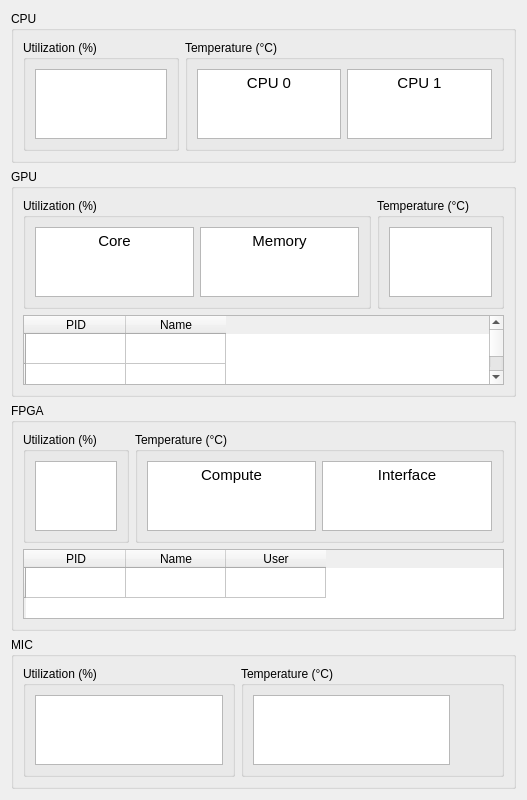
<?xml version="1.0" encoding="UTF-8"?>
<ui version="4.0">
 <class>QMSMSystemOverview</class>
 <widget class="QWidget" name="QMSMSystemOverview">
  <property name="geometry">
   <rect>
    <x>0</x>
    <y>0</y>
    <width>527</width>
    <height>794</height>
   </rect>
  </property>
  <property name="windowTitle">
   <string>System Overview</string>
  </property>
  <layout class="QVBoxLayout" name="verticalLayout_5">
   <item>
    <widget class="QGroupBox" name="groupBox_cpu">
     <property name="title">
      <string>CPU</string>
     </property>
     <layout class="QVBoxLayout" name="verticalLayout_2">
      <item>
       <layout class="QHBoxLayout" name="horizontalLayout_6">
        <item>
         <widget class="QGroupBox" name="groupBox_cpu_util">
          <property name="title">
           <string>Utilization (%)</string>
          </property>
          <layout class="QHBoxLayout" name="horizontalLayout">
           <item>
            <widget class="QTextEdit" name="textEdit_cpu_util">
             <property name="readOnly">
              <bool>true</bool>
             </property>
            </widget>
           </item>
           <item>
            <spacer name="horizontalSpacer_2">
             <property name="orientation">
              <enum>Qt::Horizontal</enum>
             </property>
             <property name="sizeHint" stdset="0">
              <size>
               <width>100</width>
               <height>20</height>
              </size>
             </property>
            </spacer>
           </item>
          </layout>
         </widget>
        </item>
        <item>
         <widget class="QGroupBox" name="groupBox_cpu_temp">
          <property name="title">
           <string>Temperature (°C)</string>
          </property>
          <layout class="QHBoxLayout" name="horizontalLayout_3">
           <item>
            <widget class="QTextEdit" name="textEdit_cpu_temp0">
             <property name="readOnly">
              <bool>true</bool>
             </property>
             <property name="html">
              <string>&lt;!DOCTYPE HTML PUBLIC &quot;-//W3C//DTD HTML 4.0//EN&quot; &quot;http://www.w3.org/TR/REC-html40/strict.dtd&quot;&gt;
&lt;html&gt;&lt;head&gt;&lt;meta name=&quot;qrichtext&quot; content=&quot;1&quot; /&gt;&lt;style type=&quot;text/css&quot;&gt;
p, li { white-space: pre-wrap; }
&lt;/style&gt;&lt;/head&gt;&lt;body style=&quot; font-family:'Cantarell'; font-size:11pt; font-weight:400; font-style:normal;&quot;&gt;
&lt;p align=&quot;center&quot; style=&quot; margin-top:0px; margin-bottom:0px; margin-left:0px; margin-right:0px; -qt-block-indent:0; text-indent:0px;&quot;&gt;CPU 0&lt;/p&gt;&lt;/body&gt;&lt;/html&gt;</string>
             </property>
            </widget>
           </item>
           <item>
            <widget class="QTextEdit" name="textEdit_cpu_temp1">
             <property name="readOnly">
              <bool>true</bool>
             </property>
             <property name="html">
              <string>&lt;!DOCTYPE HTML PUBLIC &quot;-//W3C//DTD HTML 4.0//EN&quot; &quot;http://www.w3.org/TR/REC-html40/strict.dtd&quot;&gt;
&lt;html&gt;&lt;head&gt;&lt;meta name=&quot;qrichtext&quot; content=&quot;1&quot; /&gt;&lt;style type=&quot;text/css&quot;&gt;
p, li { white-space: pre-wrap; }
&lt;/style&gt;&lt;/head&gt;&lt;body style=&quot; font-family:'Cantarell'; font-size:11pt; font-weight:400; font-style:normal;&quot;&gt;
&lt;p align=&quot;center&quot; style=&quot; margin-top:0px; margin-bottom:0px; margin-left:0px; margin-right:0px; -qt-block-indent:0; text-indent:0px;&quot;&gt;CPU 1&lt;/p&gt;&lt;/body&gt;&lt;/html&gt;</string>
             </property>
            </widget>
           </item>
          </layout>
         </widget>
        </item>
       </layout>
      </item>
     </layout>
    </widget>
   </item>
   <item>
    <widget class="QGroupBox" name="groupBox_gpu">
     <property name="title">
      <string>GPU</string>
     </property>
     <layout class="QVBoxLayout" name="verticalLayout_3">
      <item>
       <layout class="QHBoxLayout" name="horizontalLayout_4">
        <item>
         <widget class="QGroupBox" name="groupBox_gpu_util">
          <property name="title">
           <string>Utilization (%)</string>
          </property>
          <layout class="QHBoxLayout" name="horizontalLayout_9">
           <item>
            <widget class="QTextEdit" name="textEdit_gpu_core">
             <property name="readOnly">
              <bool>true</bool>
             </property>
             <property name="html">
              <string>&lt;!DOCTYPE HTML PUBLIC &quot;-//W3C//DTD HTML 4.0//EN&quot; &quot;http://www.w3.org/TR/REC-html40/strict.dtd&quot;&gt;
&lt;html&gt;&lt;head&gt;&lt;meta name=&quot;qrichtext&quot; content=&quot;1&quot; /&gt;&lt;style type=&quot;text/css&quot;&gt;
p, li { white-space: pre-wrap; }
&lt;/style&gt;&lt;/head&gt;&lt;body style=&quot; font-family:'Cantarell'; font-size:11pt; font-weight:400; font-style:normal;&quot;&gt;
&lt;p align=&quot;center&quot; style=&quot; margin-top:0px; margin-bottom:0px; margin-left:0px; margin-right:0px; -qt-block-indent:0; text-indent:0px;&quot;&gt;Core&lt;/p&gt;&lt;/body&gt;&lt;/html&gt;</string>
             </property>
            </widget>
           </item>
           <item>
            <widget class="QTextEdit" name="textEdit_gpu_mem">
             <property name="readOnly">
              <bool>true</bool>
             </property>
             <property name="html">
              <string>&lt;!DOCTYPE HTML PUBLIC &quot;-//W3C//DTD HTML 4.0//EN&quot; &quot;http://www.w3.org/TR/REC-html40/strict.dtd&quot;&gt;
&lt;html&gt;&lt;head&gt;&lt;meta name=&quot;qrichtext&quot; content=&quot;1&quot; /&gt;&lt;style type=&quot;text/css&quot;&gt;
p, li { white-space: pre-wrap; }
&lt;/style&gt;&lt;/head&gt;&lt;body style=&quot; font-family:'Cantarell'; font-size:11pt; font-weight:400; font-style:normal;&quot;&gt;
&lt;p align=&quot;center&quot; style=&quot; margin-top:0px; margin-bottom:0px; margin-left:0px; margin-right:0px; -qt-block-indent:0; text-indent:0px;&quot;&gt;Memory&lt;/p&gt;&lt;/body&gt;&lt;/html&gt;</string>
             </property>
            </widget>
           </item>
          </layout>
         </widget>
        </item>
        <item>
         <widget class="QGroupBox" name="groupBox_gpu_temp">
          <property name="title">
           <string>Temperature (°C)</string>
          </property>
          <layout class="QHBoxLayout" name="horizontalLayout_10">
           <item>
            <widget class="QTextEdit" name="textEdit_gpu_temp">
             <property name="readOnly">
              <bool>true</bool>
             </property>
            </widget>
           </item>
           <item>
            <spacer name="horizontalSpacer_4">
             <property name="orientation">
              <enum>Qt::Horizontal</enum>
             </property>
             <property name="sizeHint" stdset="0">
              <size>
               <width>40</width>
               <height>20</height>
              </size>
             </property>
            </spacer>
           </item>
          </layout>
         </widget>
        </item>
       </layout>
      </item>
      <item>
       <widget class="QTableWidget" name="tableWidget_gpu">
        <row>
         <property name="text">
          <string/>
         </property>
        </row>
        <row>
         <property name="text">
          <string/>
         </property>
        </row>
        <row>
         <property name="text">
          <string/>
         </property>
        </row>
        <row>
         <property name="text">
          <string/>
         </property>
        </row>
        <row>
         <property name="text">
          <string/>
         </property>
        </row>
        <column>
         <property name="text">
          <string>PID</string>
         </property>
        </column>
        <column>
         <property name="text">
          <string>Name</string>
         </property>
        </column>
       </widget>
      </item>
     </layout>
    </widget>
   </item>
   <item>
    <widget class="QGroupBox" name="groupBox_fpga">
     <property name="title">
      <string>FPGA</string>
     </property>
     <layout class="QVBoxLayout" name="verticalLayout">
      <item>
       <layout class="QHBoxLayout" name="horizontalLayout_5">
        <item>
         <widget class="QGroupBox" name="groupBox_fpga_util">
          <property name="title">
           <string>Utilization (%)</string>
          </property>
          <layout class="QHBoxLayout" name="horizontalLayout_12">
           <item>
            <widget class="QTextEdit" name="textEdit_fpga_util">
             <property name="readOnly">
              <bool>true</bool>
             </property>
            </widget>
           </item>
          </layout>
         </widget>
        </item>
        <item>
         <spacer name="horizontalSpacer_6">
          <property name="orientation">
           <enum>Qt::Horizontal</enum>
          </property>
          <property name="sizeHint" stdset="0">
           <size>
            <width>100</width>
            <height>20</height>
           </size>
          </property>
         </spacer>
        </item>
        <item>
         <widget class="QGroupBox" name="groupBox_fpga_temp">
          <property name="title">
           <string>Temperature (°C)</string>
          </property>
          <layout class="QHBoxLayout" name="horizontalLayout_11">
           <item>
            <widget class="QTextEdit" name="textEdit_fpga_comp">
             <property name="readOnly">
              <bool>true</bool>
             </property>
             <property name="html">
              <string>&lt;!DOCTYPE HTML PUBLIC &quot;-//W3C//DTD HTML 4.0//EN&quot; &quot;http://www.w3.org/TR/REC-html40/strict.dtd&quot;&gt;
&lt;html&gt;&lt;head&gt;&lt;meta name=&quot;qrichtext&quot; content=&quot;1&quot; /&gt;&lt;style type=&quot;text/css&quot;&gt;
p, li { white-space: pre-wrap; }
&lt;/style&gt;&lt;/head&gt;&lt;body style=&quot; font-family:'Cantarell'; font-size:11pt; font-weight:400; font-style:normal;&quot;&gt;
&lt;p align=&quot;center&quot; style=&quot; margin-top:0px; margin-bottom:0px; margin-left:0px; margin-right:0px; -qt-block-indent:0; text-indent:0px;&quot;&gt;Compute&lt;/p&gt;&lt;/body&gt;&lt;/html&gt;</string>
             </property>
            </widget>
           </item>
           <item>
            <widget class="QTextEdit" name="textEdit_fpga_inter">
             <property name="readOnly">
              <bool>true</bool>
             </property>
             <property name="html">
              <string>&lt;!DOCTYPE HTML PUBLIC &quot;-//W3C//DTD HTML 4.0//EN&quot; &quot;http://www.w3.org/TR/REC-html40/strict.dtd&quot;&gt;
&lt;html&gt;&lt;head&gt;&lt;meta name=&quot;qrichtext&quot; content=&quot;1&quot; /&gt;&lt;style type=&quot;text/css&quot;&gt;
p, li { white-space: pre-wrap; }
&lt;/style&gt;&lt;/head&gt;&lt;body style=&quot; font-family:'Cantarell'; font-size:11pt; font-weight:400; font-style:normal;&quot;&gt;
&lt;p align=&quot;center&quot; style=&quot; margin-top:0px; margin-bottom:0px; margin-left:0px; margin-right:0px; -qt-block-indent:0; text-indent:0px;&quot;&gt;Interface&lt;/p&gt;&lt;/body&gt;&lt;/html&gt;</string>
             </property>
            </widget>
           </item>
          </layout>
         </widget>
        </item>
       </layout>
      </item>
      <item>
       <widget class="QTableWidget" name="tableWidget_fpga">
        <row>
         <property name="text">
          <string/>
         </property>
        </row>
        <column>
         <property name="text">
          <string>PID</string>
         </property>
        </column>
        <column>
         <property name="text">
          <string>Name</string>
         </property>
        </column>
        <column>
         <property name="text">
          <string>User</string>
         </property>
        </column>
       </widget>
      </item>
     </layout>
    </widget>
   </item>
   <item>
    <widget class="QGroupBox" name="groupBox_mic">
     <property name="title">
      <string>MIC</string>
     </property>
     <layout class="QVBoxLayout" name="verticalLayout_4">
      <item>
       <layout class="QHBoxLayout" name="horizontalLayout_8">
        <item>
         <widget class="QGroupBox" name="groupBox_mic_util">
          <property name="title">
           <string>Utilization (%)</string>
          </property>
          <layout class="QHBoxLayout" name="horizontalLayout_2">
           <item>
            <widget class="QTextEdit" name="textEdit_mic_util">
             <property name="readOnly">
              <bool>true</bool>
             </property>
            </widget>
           </item>
           <item>
            <spacer name="horizontalSpacer">
             <property name="orientation">
              <enum>Qt::Horizontal</enum>
             </property>
             <property name="sizeHint" stdset="0">
              <size>
               <width>50</width>
               <height>20</height>
              </size>
             </property>
            </spacer>
           </item>
          </layout>
         </widget>
        </item>
        <item>
         <widget class="QGroupBox" name="groupBox_mic_temp">
          <property name="title">
           <string>Temperature (°C)</string>
          </property>
          <layout class="QHBoxLayout" name="horizontalLayout_7">
           <item>
            <widget class="QTextEdit" name="textEdit_mic_temp">
             <property name="readOnly">
              <bool>true</bool>
             </property>
            </widget>
           </item>
           <item>
            <spacer name="horizontalSpacer_3">
             <property name="orientation">
              <enum>Qt::Horizontal</enum>
             </property>
             <property name="sizeHint" stdset="0">
              <size>
               <width>100</width>
               <height>20</height>
              </size>
             </property>
            </spacer>
           </item>
          </layout>
         </widget>
        </item>
       </layout>
      </item>
     </layout>
    </widget>
   </item>
  </layout>
 </widget>
 <resources/>
 <connections/>
</ui>
